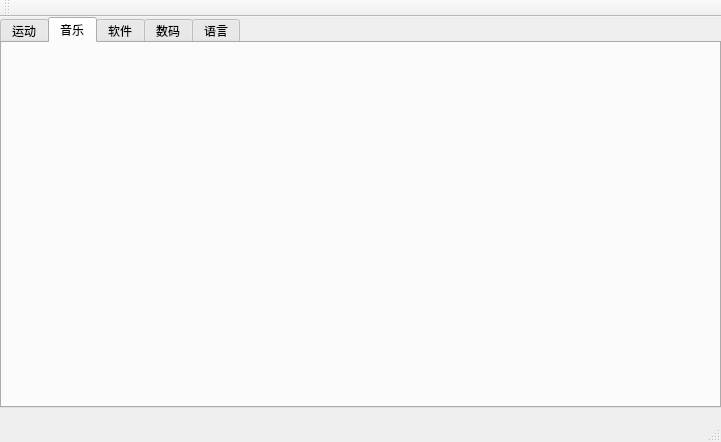
<?xml version="1.0" encoding="UTF-8"?>
<ui version="4.0">
 <class>MainWindow</class>
 <widget class="QMainWindow" name="MainWindow">
  <property name="geometry">
   <rect>
    <x>0</x>
    <y>0</y>
    <width>721</width>
    <height>442</height>
   </rect>
  </property>
  <property name="windowTitle">
   <string>MainWindow</string>
  </property>
  <widget class="QWidget" name="centralWidget">
   <widget class="QTabWidget" name="tabWidget">
    <property name="geometry">
     <rect>
      <x>0</x>
      <y>0</y>
      <width>721</width>
      <height>391</height>
     </rect>
    </property>
    <property name="currentIndex">
     <number>1</number>
    </property>
    <widget class="QWidget" name="tabSports">
     <attribute name="title">
      <string>运动</string>
     </attribute>
     <widget class="QTableWidget" name="tableWidgetSports">
      <property name="geometry">
       <rect>
        <x>30</x>
        <y>30</y>
        <width>651</width>
        <height>301</height>
       </rect>
      </property>
     </widget>
    </widget>
    <widget class="QWidget" name="tabMusic">
     <attribute name="title">
      <string>音乐</string>
     </attribute>
     <widget class="QCustomPlot" name="qCustomPlotMusic" native="true">
      <property name="geometry">
       <rect>
        <x>20</x>
        <y>20</y>
        <width>671</width>
        <height>321</height>
       </rect>
      </property>
     </widget>
    </widget>
    <widget class="QWidget" name="tabSoftware">
     <attribute name="title">
      <string>软件</string>
     </attribute>
     <widget class="QGroupBox" name="groupBox">
      <property name="geometry">
       <rect>
        <x>20</x>
        <y>10</y>
        <width>291</width>
        <height>161</height>
       </rect>
      </property>
      <property name="title">
       <string>学习软件</string>
      </property>
      <widget class="QRadioButton" name="radioButton_3">
       <property name="geometry">
        <rect>
         <x>170</x>
         <y>96</y>
         <width>91</width>
         <height>18</height>
        </rect>
       </property>
       <property name="text">
        <string>扇贝打卡</string>
       </property>
      </widget>
      <widget class="QRadioButton" name="radioButton_4">
       <property name="geometry">
        <rect>
         <x>170</x>
         <y>46</y>
         <width>91</width>
         <height>18</height>
        </rect>
       </property>
       <property name="text">
        <string>Mooc大学</string>
       </property>
      </widget>
      <widget class="QRadioButton" name="radioButton_5">
       <property name="geometry">
        <rect>
         <x>30</x>
         <y>50</y>
         <width>91</width>
         <height>18</height>
        </rect>
       </property>
       <property name="text">
        <string>沪江网校</string>
       </property>
      </widget>
      <widget class="QRadioButton" name="radioButton_6">
       <property name="geometry">
        <rect>
         <x>30</x>
         <y>100</y>
         <width>91</width>
         <height>18</height>
        </rect>
       </property>
       <property name="text">
        <string>网易公开课</string>
       </property>
      </widget>
     </widget>
     <widget class="QGroupBox" name="groupBox_3">
      <property name="geometry">
       <rect>
        <x>400</x>
        <y>10</y>
        <width>291</width>
        <height>161</height>
       </rect>
      </property>
      <property name="title">
       <string>音乐软件</string>
      </property>
      <widget class="QCheckBox" name="checkBox">
       <property name="geometry">
        <rect>
         <x>40</x>
         <y>40</y>
         <width>91</width>
         <height>21</height>
        </rect>
       </property>
       <property name="text">
        <string>网易云音乐</string>
       </property>
      </widget>
      <widget class="QCheckBox" name="checkBox_2">
       <property name="geometry">
        <rect>
         <x>40</x>
         <y>100</y>
         <width>73</width>
         <height>18</height>
        </rect>
       </property>
       <property name="text">
        <string>酷狗音乐</string>
       </property>
      </widget>
      <widget class="QCheckBox" name="checkBox_3">
       <property name="geometry">
        <rect>
         <x>170</x>
         <y>40</y>
         <width>73</width>
         <height>18</height>
        </rect>
       </property>
       <property name="text">
        <string>QQ音乐</string>
       </property>
      </widget>
      <widget class="QCheckBox" name="checkBox_4">
       <property name="geometry">
        <rect>
         <x>170</x>
         <y>100</y>
         <width>73</width>
         <height>18</height>
        </rect>
       </property>
       <property name="text">
        <string>虾米音乐</string>
       </property>
      </widget>
     </widget>
     <widget class="QGroupBox" name="groupBox_5">
      <property name="geometry">
       <rect>
        <x>20</x>
        <y>190</y>
        <width>291</width>
        <height>161</height>
       </rect>
      </property>
      <property name="title">
       <string>游戏软件</string>
      </property>
      <widget class="QGroupBox" name="groupBox_6">
       <property name="geometry">
        <rect>
         <x>240</x>
         <y>160</y>
         <width>291</width>
         <height>161</height>
        </rect>
       </property>
       <property name="title">
        <string>GroupBox</string>
       </property>
      </widget>
      <widget class="QPushButton" name="pushButton">
       <property name="geometry">
        <rect>
         <x>30</x>
         <y>60</y>
         <width>80</width>
         <height>20</height>
        </rect>
       </property>
       <property name="text">
        <string>英雄联盟</string>
       </property>
      </widget>
      <widget class="QPushButton" name="pushButton_2">
       <property name="geometry">
        <rect>
         <x>30</x>
         <y>110</y>
         <width>80</width>
         <height>20</height>
        </rect>
       </property>
       <property name="text">
        <string>逆战</string>
       </property>
      </widget>
      <widget class="QPushButton" name="pushButton_3">
       <property name="geometry">
        <rect>
         <x>170</x>
         <y>60</y>
         <width>80</width>
         <height>20</height>
        </rect>
       </property>
       <property name="text">
        <string>CF</string>
       </property>
      </widget>
      <widget class="QPushButton" name="pushButton_4">
       <property name="geometry">
        <rect>
         <x>170</x>
         <y>110</y>
         <width>80</width>
         <height>20</height>
        </rect>
       </property>
       <property name="text">
        <string>绝地求生</string>
       </property>
      </widget>
     </widget>
     <widget class="QGroupBox" name="groupBox_7">
      <property name="geometry">
       <rect>
        <x>400</x>
        <y>190</y>
        <width>291</width>
        <height>161</height>
       </rect>
      </property>
      <property name="title">
       <string>直播软件</string>
      </property>
      <widget class="QGroupBox" name="groupBox_8">
       <property name="geometry">
        <rect>
         <x>240</x>
         <y>160</y>
         <width>291</width>
         <height>161</height>
        </rect>
       </property>
       <property name="title">
        <string>GroupBox</string>
       </property>
      </widget>
      <widget class="QLineEdit" name="lineEdit">
       <property name="geometry">
        <rect>
         <x>20</x>
         <y>50</y>
         <width>113</width>
         <height>20</height>
        </rect>
       </property>
       <property name="text">
        <string>斗鱼直播</string>
       </property>
      </widget>
      <widget class="QLineEdit" name="lineEdit_2">
       <property name="geometry">
        <rect>
         <x>160</x>
         <y>50</y>
         <width>113</width>
         <height>20</height>
        </rect>
       </property>
       <property name="text">
        <string>虎牙直播</string>
       </property>
      </widget>
      <widget class="QLineEdit" name="lineEdit_3">
       <property name="geometry">
        <rect>
         <x>20</x>
         <y>110</y>
         <width>113</width>
         <height>20</height>
        </rect>
       </property>
       <property name="text">
        <string>熊猫直播</string>
       </property>
      </widget>
      <widget class="QLineEdit" name="lineEdit_4">
       <property name="geometry">
        <rect>
         <x>160</x>
         <y>110</y>
         <width>113</width>
         <height>20</height>
        </rect>
       </property>
       <property name="text">
        <string>YY直播</string>
       </property>
      </widget>
     </widget>
    </widget>
    <widget class="QWidget" name="tabDigital">
     <attribute name="title">
      <string>数码</string>
     </attribute>
     <widget class="QTreeWidget" name="treeWidgetDigital">
      <property name="geometry">
       <rect>
        <x>20</x>
        <y>10</y>
        <width>671</width>
        <height>341</height>
       </rect>
      </property>
      <column>
       <property name="text">
        <string notr="true">1</string>
       </property>
      </column>
     </widget>
    </widget>
    <widget class="QWidget" name="tabLanguage">
     <attribute name="title">
      <string>语言</string>
     </attribute>
     <widget class="QListWidget" name="listWidgetLanguage">
      <property name="geometry">
       <rect>
        <x>20</x>
        <y>20</y>
        <width>671</width>
        <height>321</height>
       </rect>
      </property>
     </widget>
    </widget>
   </widget>
  </widget>
  <widget class="QMenuBar" name="menuBar">
   <property name="geometry">
    <rect>
     <x>0</x>
     <y>0</y>
     <width>721</width>
     <height>23</height>
    </rect>
   </property>
  </widget>
  <widget class="QToolBar" name="mainToolBar">
   <attribute name="toolBarArea">
    <enum>TopToolBarArea</enum>
   </attribute>
   <attribute name="toolBarBreak">
    <bool>false</bool>
   </attribute>
  </widget>
  <widget class="QStatusBar" name="statusBar"/>
 </widget>
 <layoutdefault spacing="6" margin="11"/>
 <customwidgets>
  <customwidget>
   <class>QCustomPlot</class>
   <extends>QWidget</extends>
   <header location="global">qcustomplot.h</header>
   <container>1</container>
  </customwidget>
 </customwidgets>
 <resources/>
 <connections/>
</ui>
